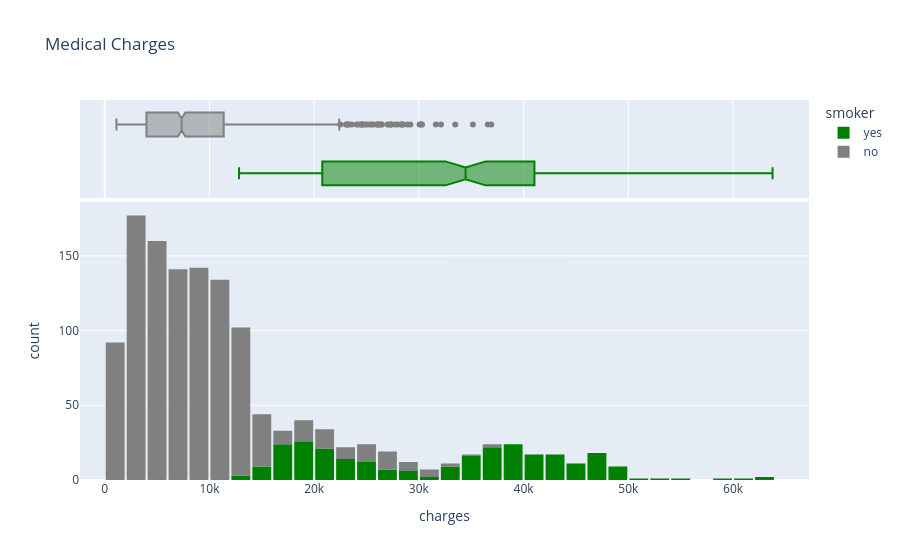

Notebook code cell kept with this figure:
### Code cell
fig = px.histogram(df_medical, x='charges', marginal='box', color='smoker', color_discrete_sequence=['green','grey'], title='Medical Charges')
fig.update_layout(bargap=0.1)
fig.show()

# Interpretation
# 1. Trend - Smokers pay more premiums
# 2. Most people fall under 2k - 15k
# 3. This distribution is called Power Law - Most are concentrated at the start but exponentially drop off
# 4. Non smokers - Exponentially trail off but for smokers - there are 2 hills, meaning there is another factor at play here - maybe ailments combined with smoking or light/heavy smokers?
# 5. Median charges for non smokers - 7.3k but for smokers - 35k???

### Figure 1 — Plotly figure (JSON) as saved in the notebook; plotly's stock layout.template omitted (floating-point values rounded to 4 significant figures; data arrays with more than 128 entries replaced by an {"elided": "..."} marker saying what was removed)
{"data": [{"bingroup": "x", "hovertemplate": "smoker=yes<br>charges=%{x}<br>count=%{y}<extra></extra>", "legendgroup": "yes", "marker": {"color": "green", "pattern": {"shape": ""}}, "name": "yes", "orientation": "v", "showlegend": true, "type": "histogram", "x": {"elided": "274 float values"}, "xaxis": "x", "yaxis": "y"}, {"hovertemplate": "smoker=yes<br>charges=%{x}<extra></extra>", "legendgroup": "yes", "marker": {"color": "green"}, "name": "yes", "notched": true, "showlegend": false, "type": "box", "x": {"elided": "274 float values"}, "xaxis": "x2", "yaxis": "y2"}, {"bingroup": "x", "hovertemplate": "smoker=no<br>charges=%{x}<br>count=%{y}<extra></extra>", "legendgroup": "no", "marker": {"color": "grey", "pattern": {"shape": ""}}, "name": "no", "orientation": "v", "showlegend": true, "type": "histogram", "x": {"elided": "1064 float values"}, "xaxis": "x", "yaxis": "y"}, {"hovertemplate": "smoker=no<br>charges=%{x}<extra></extra>", "legendgroup": "no", "marker": {"color": "grey"}, "name": "no", "notched": true, "showlegend": false, "type": "box", "x": {"elided": "1064 float values"}, "xaxis": "x2", "yaxis": "y2"}], "layout": {"bargap": 0.1, "barmode": "relative", "legend": {"title": {"text": "smoker"}, "tracegroupgap": 0}, "title": {"text": "Medical Charges"}, "xaxis": {"anchor": "y", "domain": [0, 1], "title": {"text": "charges"}}, "xaxis2": {"anchor": "y2", "domain": [0, 1], "matches": "x", "showgrid": true, "showticklabels": false}, "yaxis": {"anchor": "x", "domain": [0, 0.7326], "title": {"text": "count"}}, "yaxis2": {"anchor": "x2", "domain": [0.7426, 1], "matches": "y2", "showgrid": false, "showline": false, "showticklabels": false, "ticks": ""}}}
